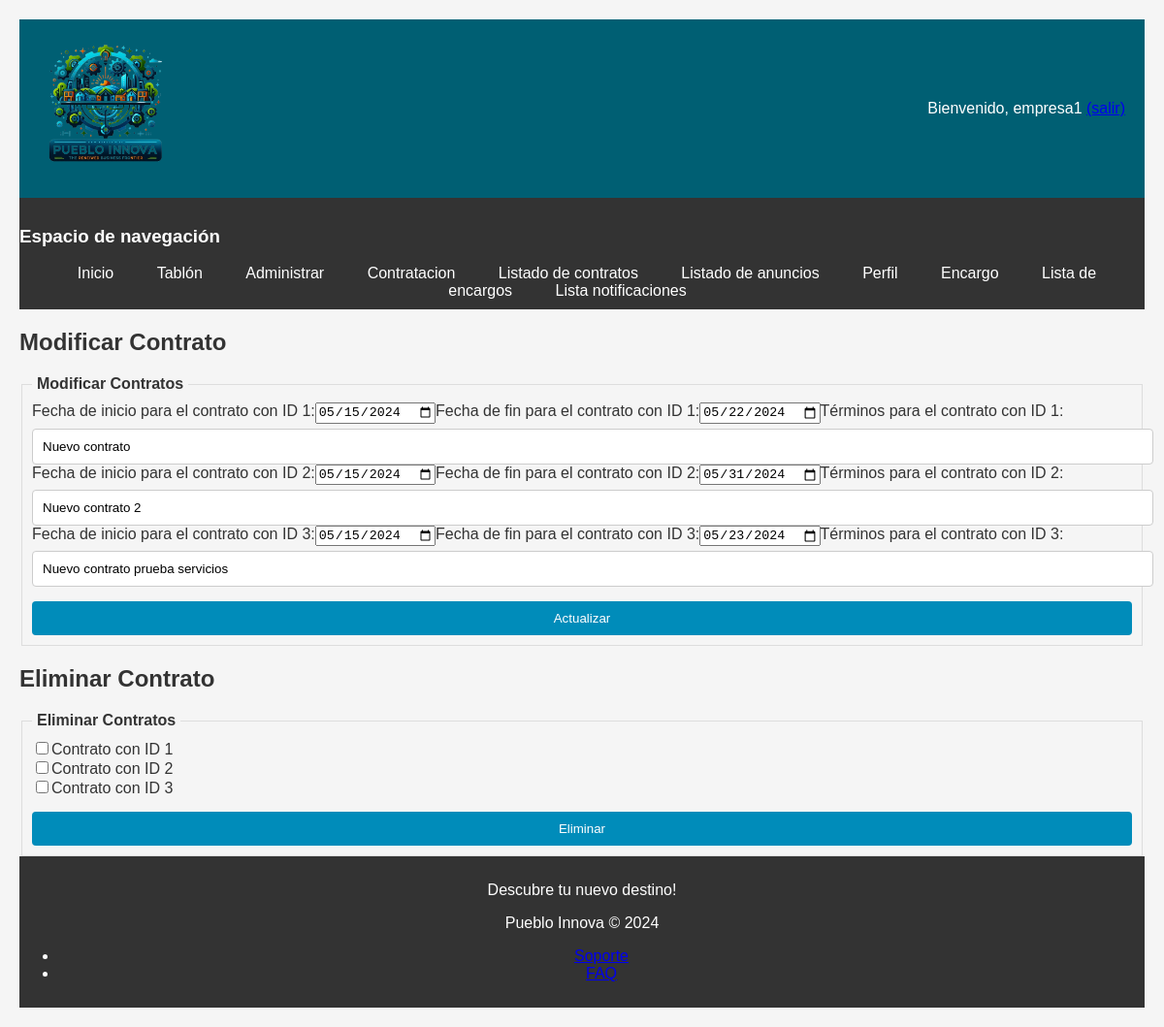
Screenshot of /contratoModificar.php (signed in) with the database file from the repository.
### tables this page shows
CREATE TABLE `contratos` (
  `id` int(11) NOT NULL,
  `idEmpresa` int(11) NOT NULL,
  `idPueblo` int(11) NOT NULL,
  `fechaInicial` date NOT NULL,
  `fechaFinal` date NOT NULL,
  `terminos` varchar(256) NOT NULL,
  `estado` int(11) NOT NULL
);

### includes/clases/Contrato.php (called while the page is built, shortened)
<?php
class Contrato
{
    private $id;
    private $fechaInicial;
    private $fechaFinal;
    private $terminos;
    public function __construct($idEmpresa, $idPueblo, $fechaInicial, $fechaFinal, $terminos, $estado = self::ESPERA_ESTADO, $id = null)
    {
        $this->id = $id;
        $this->fechaInicial = $fechaInicial;
        $this->fechaFinal = $fechaFinal;
        $this->terminos = $terminos;
    }
    public function getId()
    {
        return $this->id;
    }
    public function getTerminos()
    {
        return $this->terminos;
    }
    public function getFechaInicial()
    {
        return $this->fechaInicial;
    }
    public function getFechaFinal()
    {
        return $this->fechaFinal;
    }
    public static function buscaContratosPorEmpresa($idEmpresa)
    {
        $conn = Aplicacion::getInstance()->getConexionBd();
        $query = sprintf("SELECT * FROM contratos WHERE idEmpresa=%d", $idEmpresa);
        $rs = $conn->query($query);
        $contratos = [];
        if ($rs) {
            while ($fila = $rs->fetch_assoc()) {
                $contratos[] = new Contrato($fila['idEmpresa'], $fila['idPueblo'], $fila['fechaInicial'], $fila['fechaFinal'], $fila['terminos'], $fila['estado'], $fila['id']);
            }
        }
        return $contratos;
    }
}
?>

### includes/formularios/FormularioContratoModificar.php (the view, shortened to what this page needs)
<?php
require_once 'Formulario.php';
require_once __DIR__.'/../../includes/clases/Contrato.php';
class FormularioContratoModificar extends Formulario
{
    protected function generaCamposFormulario(&$datos) {
        if (isset($_SESSION['rol'])) {
            switch ($_SESSION['rol']) {
                case Usuario::EMPRESA_ROLE:
                    $contratos = Contrato::buscaContratosPorEmpresa($_SESSION['id']);
                    break;
            }
        }
        $html = '<fieldset><legend>Modificar Contratos</legend>';
        foreach ($contratos as $contrato) {
            $html .= '<div>';
            $html .= '<label for="fecha_inicio_' . $contrato->getId() . '">Fecha de inicio para el contrato con ID ' . $contrato->getId() . ':</label>';
            $html .= '<input id="fecha_inicio_' . $contrato->getId() . '" type="date" name="fecha_inicio_' . $contrato->getId() . '" value="' . $contrato->getFechaInicial() . '" required>';
            $html .= '<label for="fecha_fin_' . $contrato->getId() . '">Fecha de fin para el contrato con ID ' . $contrato->getId() . ':</label>';
            $html .= '<input id="fecha_fin_' . $contrato->getId() . '" type="date" name="fecha_fin_' . $contrato->getId() . '" value="' . $contrato->getFechaFinal() . '" required>';
            $html .= '<label for="terminos_' . $contrato->getId() . '">Términos para el contrato con ID ' . $contrato->getId() . ':</label>';
            $html .= '<input id="terminos_' . $contrato->getId() . '" type="text" name="terminos_' . $contrato->getId() . '" value="' . $contrato->getTerminos() . '" required>';
            $html .= '</div>';
        }
        $html .= '<button type="submit" name="update">Actualizar</button>';
        $html .= '</fieldset>';
        return $html;
    }
}
?>

### includes/formularios/FormularioContratoEliminar.php (shortened to what this page needs)
<?php
require_once 'Formulario.php';
require_once __DIR__.'/../../includes/clases/Contrato.php';
class FormularioContratoEliminar extends Formulario
{
    protected function generaCamposFormulario(&$datos) {
        if (isset($_SESSION['rol'])) {
            switch ($_SESSION['rol']) {
                case Usuario::EMPRESA_ROLE:
                    $contratos = Contrato::buscaContratosPorEmpresa($_SESSION['id']);
                    break;
            }
        }
        $html = '<fieldset><legend>Eliminar Contratos</legend>';
        foreach ($contratos as $contrato) {
            $html .= '<div>';
            $html .= '<input type="checkbox" id="eliminar_' . $contrato->getId() . '" name="eliminar_' . $contrato->getId() . '">';
            $html .= '<label for="eliminar_' . $contrato->getId() . '">Contrato con ID ' . $contrato->getId() . '</label>';
            $html .= '</div>';
        }
        $html .= '<button type="submit" name="eliminar">Eliminar</button>';
        $html .= '</fieldset>';
        return $html;
    }
}
?>

### css/prueba.css (style rules this page uses)
body { font-family: 'Arial', sans-serif; background-color: #f5f5f5; color: #333; padding: 20px; margin: 0; }
fieldset { border: 1px solid #ddd; padding: 10px; margin-top: 15px; }
legend { padding: 0 5px; font-weight: bold; }
input[type="text"], input[type="password"], input[type="email"], input[type="number"], input[type="submit"], select, button { width: 100%; padding: 10px; margin-top: 5px; border: 1px solid #ccc; border-radius: 4px; }
input[type="submit"], button { background-color: #008cba; color: white; border: none; cursor: pointer; margin-top: 15px; }

### rows the page displays
contratos: id "1", fechaInicial "05/15/2024", fechaFinal "05/22/2024", terminos "Nuevo contrato"
contratos: id "2", fechaInicial "05/15/2024", fechaFinal "05/31/2024", terminos "Nuevo contrato 2"
contratos: id "3", fechaInicial "05/15/2024", fechaFinal "05/23/2024", terminos "Nuevo contrato prueba servicios"

### other values shown
$_SESSION['nombre'] "empresa1"
